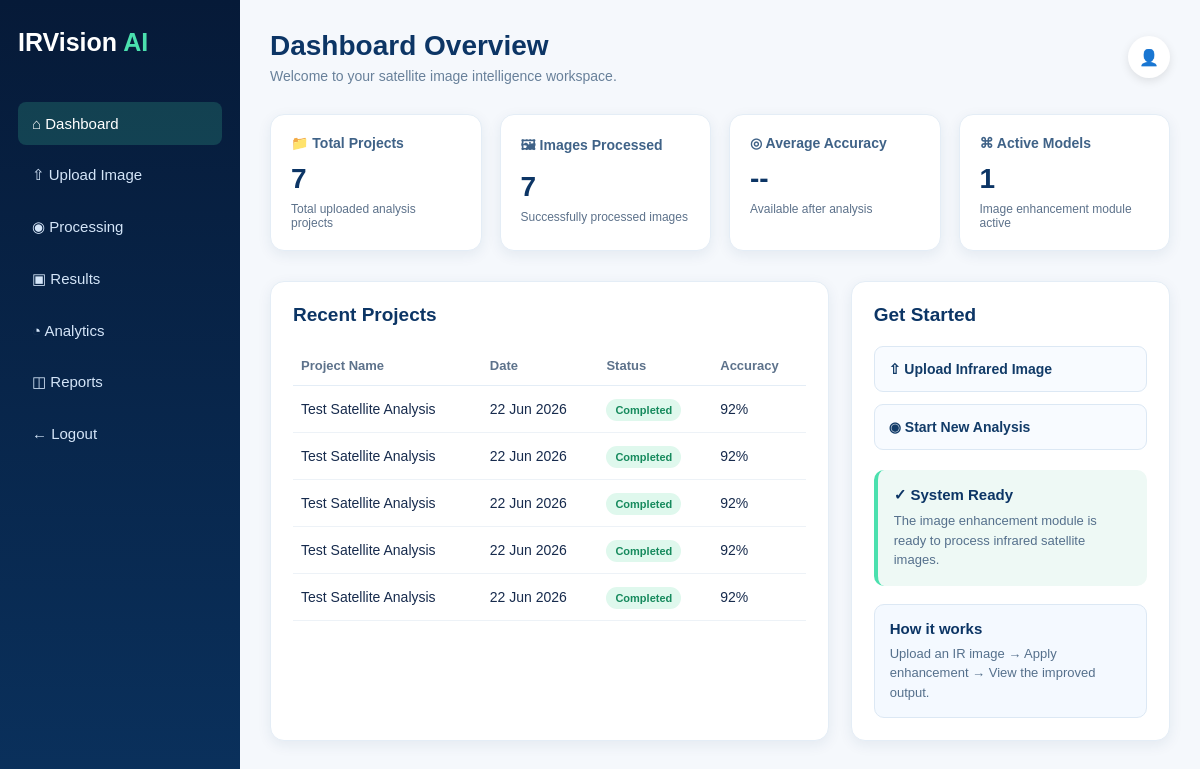
Page /dashboard/ on the earlier database version.
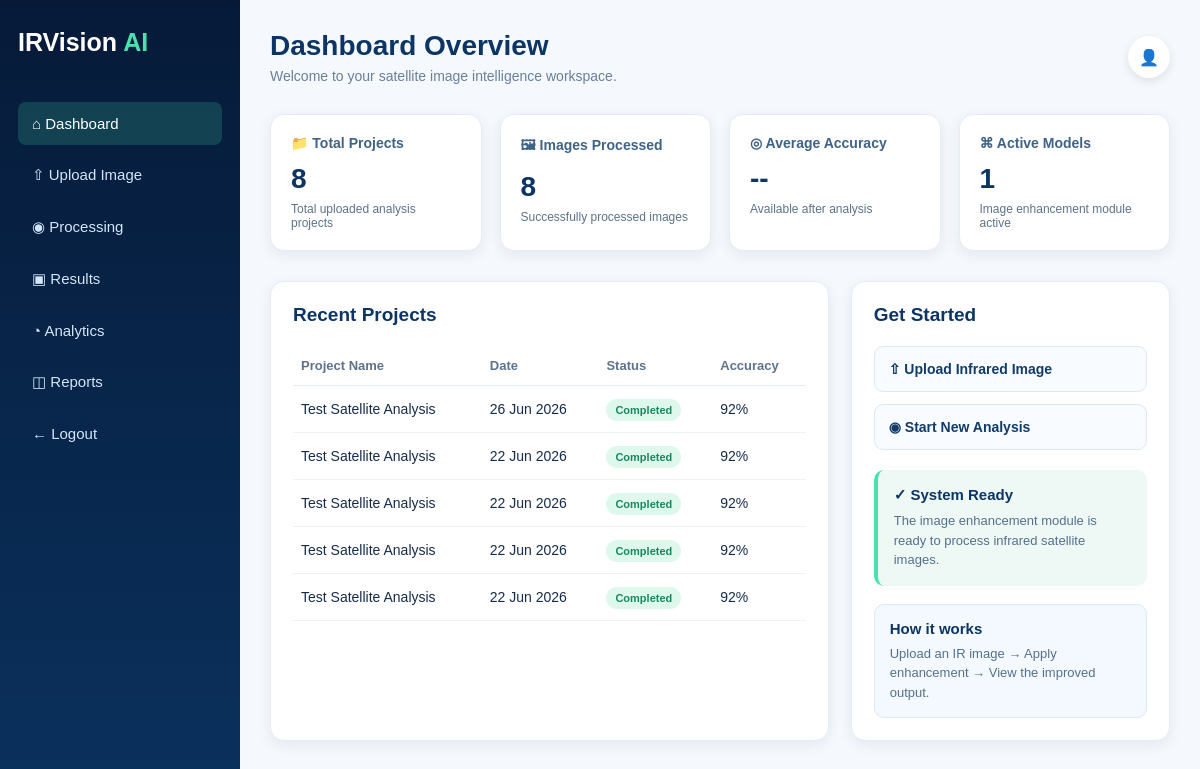
Same page on the later database version.
### image_processor/models.py (models this page shows, shortened)
class ImageProject(models.Model):
    project_name = models.CharField(max_length=150)
    satellite = models.CharField(max_length=100)
    band_type = models.CharField(max_length=100)
    location = models.CharField(max_length=150, blank=True)
    original_image = models.ImageField(upload_to="uploads/")
    enhanced_image = models.ImageField(upload_to="enhanced/", blank=True)
    status = models.CharField(max_length=30, default="Completed")
    accuracy = models.CharField(max_length=10, default="92%")
    created_at = models.DateTimeField(auto_now_add=True)

### image_processor/views.py (the view)
# urls.py: path('dashboard/', views.dashboard, name='dashboard'),
def dashboard(request):
    projects = ImageProject.objects.all().order_by("-created_at")
    context = {
        "total_projects": projects.count(),
        "images_processed": projects.filter(status="Completed").count(),
        "active_models": 1,
        "recent_projects": projects[:5],
    }
    return render(
        request,
        "image_processor/dashboard.html",
        context
    )

### image_processor/templates/image_processor/dashboard.html (shortened to what this page needs)
<!DOCTYPE html>
<html lang="en">
<head>
</head>
<body>
    <div class="layout">
        <aside class="sidebar">
            <div class="brand">IRVision <span>AI</span></div>
            <nav class="menu">
                <a class="active" href="/dashboard/">⌂ Dashboard</a>
                <a href="/upload/">⇧ Upload Image</a>
                <a href="#">◉ Processing</a>
                <a href="#">▣ Results</a>
                <a href="#">◔ Analytics</a>
                <a href="#">◫ Reports</a>
                <a href="/">← Logout</a>
            </nav>
        </aside>
        <main class="main-content">
            <div class="topbar">
                <div>
                    <h1>Dashboard Overview</h1>
                    <p>Welcome to your satellite image intelligence workspace.</p>
                </div>
                <div class="profile">👤</div>
            </div>
            <section class="stats-grid">
                <div class="stat-card">
                    <h3>📁 Total Projects</h3>
                    <h2>{{ total_projects }}</h2>
                    <p>Total uploaded analysis projects</p>
                </div>
                <div class="stat-card">
                    <h3>🖼 Images Processed</h3>
                    <h2>{{ images_processed }}</h2>
                    <p>Successfully processed images</p>
                </div>
                <div class="stat-card">
                    <h3>◎ Average Accuracy</h3>
                    <h2>--</h2>
                    <p>Available after analysis</p>
                </div>
                <div class="stat-card">
                    <h3>⌘ Active Models</h3>
                    <h2>{{ active_models }}</h2>
                    <p>Image enhancement module active</p>
                </div>
            </section>
            <section class="content-grid">
                <div class="panel">
                    <h2>Recent Projects</h2>
                    {% if recent_projects %}
<table style="width:100%; border-collapse:collapse;">
    <tr style="border-bottom:1px solid #e4edf6;">
        <th style="text-align:left; padding:12px 8px; color:#5d728b; font-size:13px;">Project Name</th>
        <th style="text-align:left; padding:12px 8px; color:#5d728b; font-size:13px;">Date</th>
        <th style="text-align:left; padding:12px 8px; color:#5d728b; font-size:13px;">Status</th>
        <th style="text-align:left; padding:12px 8px; color:#5d728b; font-size:13px;">Accuracy</th>
    </tr>
    {% for project in recent_projects %}
    <tr style="border-bottom:1px solid #edf2f7;">
        <td style="padding:14px 8px; font-size:14px;">
            {{ project.project_name }}
        </td>
        <td style="padding:14px 8px; font-size:14px;">
            {{ project.created_at|date:"d M Y" }}
        </td>
        <td style="padding:14px 8px;">
            <span style="background:#dff8ed; color:#168a5d; padding:5px 9px; border-radius:12px; font-size:11px; font-weight:bold;">
                {{ project.status }}
            </span>
        </td>
        <td style="padding:14px 8px; font-size:14px;">
            {{ project.accuracy }}
        </td>
    </tr>
    {% endfor %}
</table>
{% endif %}
                </div>
                <div class="panel">
                    <h2>Get Started</h2>
                    <a class="quick-btn" href="/upload/">⇧ Upload Infrared Image</a>
                    <a class="quick-btn" href="/upload/">◉ Start New Analysis</a>
                    <div class="model-box">
                        <h3>✓ System Ready</h3>
                        <p>
                            The image enhancement module is ready to process
                            infrared satellite images.
                        </p>
                    </div>
                    <div class="help-box">
                        <h3>How it works</h3>
                        <p>
                            Upload an IR image → Apply enhancement →
                            View the improved output.
                        </p>
                    </div>
                </div>
            </section>
        </main>
    </div>
</body>
</html>

### image_processor/templates/image_processor/dashboard.html (style rules this page uses)
* { box-sizing: border-box; margin: 0; padding: 0; font-family: Arial, sans-serif; }
body { background: #f5f8fc; color: #172b4d; }
.layout { display: flex; min-height: 100vh; }
.sidebar { width: 240px; min-height: 100vh; background: linear-gradient(180deg, #061a38, #0a315d); color: white; padding: 28px 18px; }
.brand { font-size: 25px; font-weight: bold; margin-bottom: 45px; }
.brand span { color: #4be0ae; }
.menu a { display: block; color: #d4e5f8; text-decoration: none; padding: 13px 14px; margin-bottom: 8px; border-radius: 8px; font-size: 15px; }
.menu a:hover, .menu a.active { background: rgba(75, 224, 174, 0.18); color: white; }
.main-content { flex: 1; padding: 30px; }
.topbar { display: flex; justify-content: space-between; align-items: center; margin-bottom: 30px; }
.topbar h1 { font-size: 28px; color: #0c3565; }
.topbar p { color: #68809a; margin-top: 6px; font-size: 14px; }
.profile { background: white; border-radius: 50%; width: 42px; height: 42px; display: flex; justify-content: center; align-items: center; box-shadow: 0 3px 10px rgba(0, 0, 0, 0.1); }
.stats-grid { display: grid; grid-template-columns: repeat(4, 1fr); gap: 18px; margin-bottom: 30px; }
.stat-card { background: white; padding: 20px; border-radius: 14px; box-shadow: 0 4px 14px rgba(26, 61, 102, 0.08); border: 1px solid #e4edf6; }
.stat-card h3 { color: #3f6287; font-size: 14px; margin-bottom: 12px; }
.stat-card h2 { color: #0c3565; font-size: 28px; }
.stat-card p { color: #5d728b; font-size: 12px; margin-top: 7px; }
.content-grid { display: grid; grid-template-columns: 1.4fr 0.8fr; gap: 22px; }
.panel { background: white; border-radius: 14px; padding: 22px; box-shadow: 0 4px 14px rgba(26, 61, 102, 0.08); border: 1px solid #e4edf6; }
.panel h2 { font-size: 19px; margin-bottom: 20px; color: #0c3565; }
.quick-btn { display: block; width: 100%; padding: 14px; margin-bottom: 12px; border-radius: 9px; border: 1px solid #dce8f4; background: #f8fbff; text-decoration: none; color: #123b68; font-weight: bold; font-size: 14px; transition: 0.2s; }
.model-box { margin-top: 20px; padding: 16px; border-radius: 10px; background: #eef9f5; border-left: 4px solid #4be0ae; }
.model-box h3 { font-size: 15px; color: #0c3565; margin-bottom: 7px; }
.model-box p { font-size: 13px; color: #55708c; line-height: 1.5; }
.help-box { margin-top: 18px; padding: 15px; border-radius: 10px; background: #f4f9ff; border: 1px solid #dce8f4; }
.help-box h3 { color: #0c3565; font-size: 15px; margin-bottom: 7px; }
.help-box p { color: #55708c; font-size: 13px; line-height: 1.5; }

Differences in the rows shown:
no longer on this page (row unchanged): ImageProject: project_name "Test Satellite Analysis", created_at "22 Jun 2026", status "Completed", accuracy "92%"
added ImageProject: project_name "Test Satellite Analysis", created_at "26 Jun 2026", status "Completed", accuracy "92%"
Other differences:
{{ total_projects }}: "7" → "8"
{{ images_processed }}: "7" → "8"
